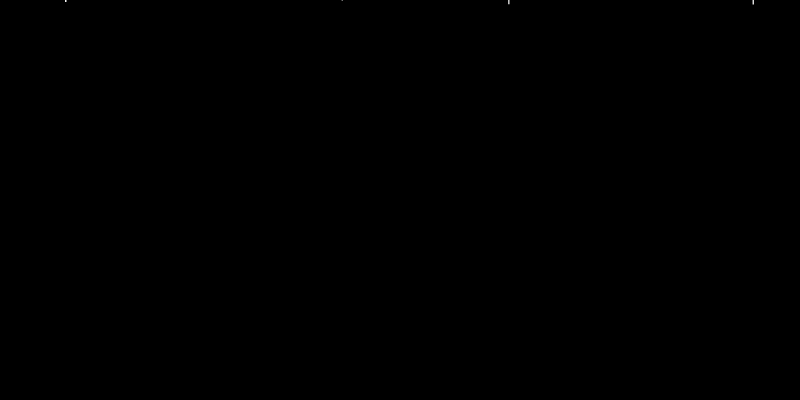
Frame 1 (no input)
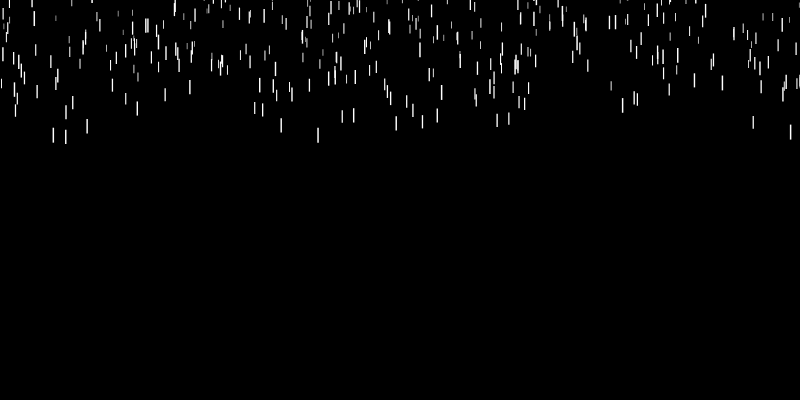
Frame 60 (no input)
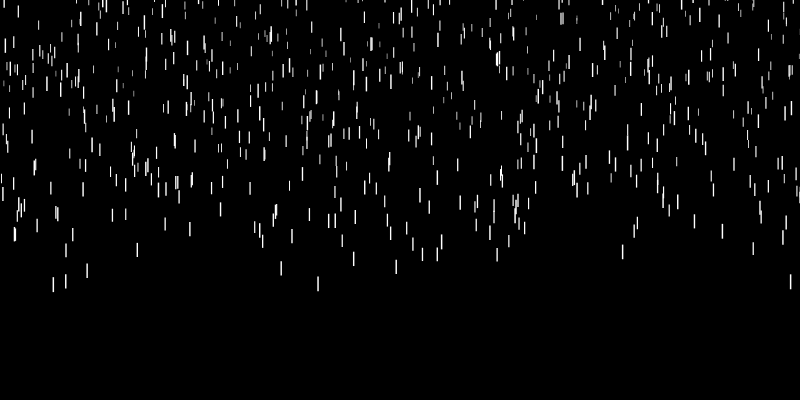
Frame 120 (the mouse pressed at the canvas centre since frame 60)

The p5.js sketch that drew these frames (run headless with seeded random() and noise() and a simulated clock; from frame 60 on, the mouse is pressed at the canvas centre):

// p5.js sketch
// ── sketch.js
const w = 800;
const h = 400;

const DROPS_NUMBER = 2000;

var drops = [];


function createDrops() {
    for (let i = 0; i < DROPS_NUMBER; i++) {
        drops.push(new RainDrop(random(1, w), random(-h * 1.5, -10)));
    }

}

function setup() {
    createCanvas(w, h);
    frameRate(120);
    createDrops();
    drop = new RainDrop(50, 50);
}

function draw() {
    background(0);
    drops.forEach(function (drop) {
        drop.update();
        drop.draw();
    });
}
// ── raindrop.js
class RainDrop {

    constructor(x, y) {
        this.startPos = createVector(x, y);
        this.pos = this.startPos.copy();
        this.mass = random(5, 15);
        this.acc = 0;
        this.vel = 0;
    }

    update() {
        this.acc = 0.05 * (this.mass / 3);
        //this.vel += this.acc;
        //this.pos.add(0,this.vel);
        this.pos.add(0, this.acc * 10);
        if (this.pos.y >= h) {
            this.pos = this.startPos.copy();
            this.vel = 0;
        }
    }

    draw() {
        fill(255);
        noStroke();
        rect(this.pos.x, this.pos.y, 1 * (this.mass / 5 * 0.5), this.mass);
    }

}
